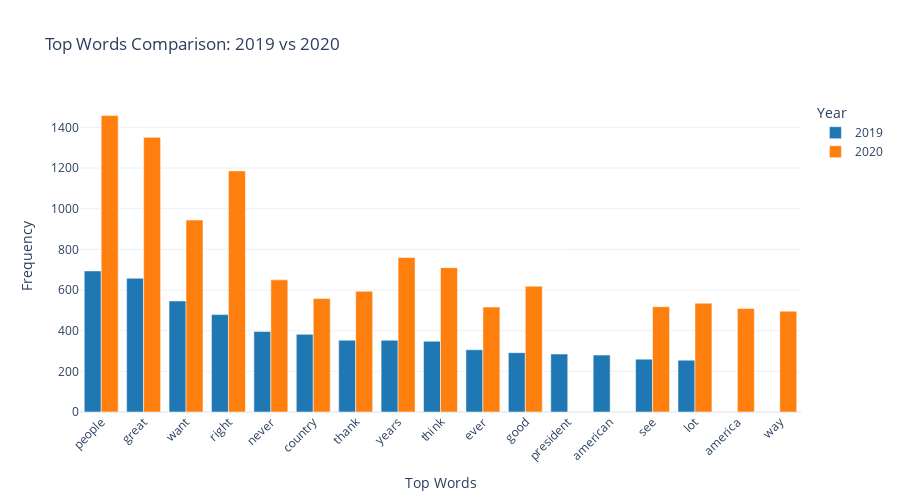

Source (notebook cell):
### Code cell
# Compare top words between years
comparison_data = []

for year in sorted(df['Year'].unique()):
    year_text = " ".join(df[df['Year'] == year]['content'])
    top_words_year = get_ngrams(year_text, n=1, stopwords=custom_stopwords, top_k=15)
    
    for word, count in top_words_year:
        comparison_data.append({
            'Year': year,
            'Word': word,
            'Count': count,
            'Speeches': len(df[df['Year'] == year])
        })

comparison_df = pd.DataFrame(comparison_data)

# Create interactive grouped bar chart
fig = px.bar(comparison_df, 
             x='Word', 
             y='Count', 
             color='Year',
             barmode='group',
             title='Top Words Comparison: 2019 vs 2020',
             labels={'Count': 'Frequency', 'Word': 'Top Words'},
             height=500,
             color_discrete_sequence=['#1f77b4', '#ff7f0e'])

fig.update_layout(xaxis_tickangle=-45, template='plotly_white')
fig.show()

### Figure 1 — Plotly figure (JSON) as saved in the notebook; plotly's stock layout.template omitted (floating-point values rounded to 4 significant figures)
{"data": [{"alignmentgroup": "True", "hovertemplate": "Year=2019<br>Top Words=%{x}<br>Frequency=%{y}<extra></extra>", "legendgroup": "2019", "marker": {"color": "#1f77b4", "pattern": {"shape": ""}}, "name": "2019", "offsetgroup": "2019", "orientation": "v", "showlegend": true, "textposition": "auto", "type": "bar", "x": ["people", "great", "want", "right", "never", "country", "thank", "years", "think", "ever", "good", "president", "american", "see", "lot"], "xaxis": "x", "y": [694, 658, 546, 479, 396, 382, 353, 353, 348, 306, 292, 285, 280, 260, 255], "yaxis": "y"}, {"alignmentgroup": "True", "hovertemplate": "Year=2020<br>Top Words=%{x}<br>Frequency=%{y}<extra></extra>", "legendgroup": "2020", "marker": {"color": "#ff7f0e", "pattern": {"shape": ""}}, "name": "2020", "offsetgroup": "2020", "orientation": "v", "showlegend": true, "textposition": "auto", "type": "bar", "x": ["people", "great", "right", "want", "years", "think", "never", "good", "thank", "country", "lot", "see", "ever", "america", "way"], "xaxis": "x", "y": [1458, 1351, 1186, 944, 760, 710, 650, 619, 594, 558, 535, 518, 516, 509, 496], "yaxis": "y"}], "layout": {"barmode": "group", "height": 500, "legend": {"title": {"text": "Year"}, "tracegroupgap": 0}, "title": {"text": "Top Words Comparison: 2019 vs 2020"}, "xaxis": {"anchor": "y", "domain": [0, 1], "tickangle": -45, "title": {"text": "Top Words"}}, "yaxis": {"anchor": "x", "domain": [0, 1], "title": {"text": "Frequency"}}}}
